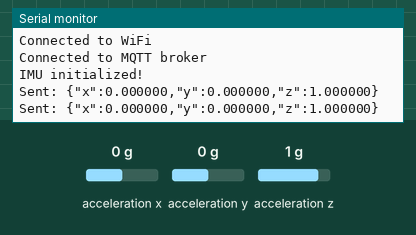
This sketch was run on a simulated Arduino Nano RP2040 Connect. Parts: the last lines printed to the serial monitor. The test bench sets the inputs (shaded band); at power-on: acceleration x 0 g, acceleration y 0 g, acceleration z 1 g. WiFi joins after 1.5 s; servers stay silent unless stated; no MQTT or app messages arrive unless stated.

Above: at 2.7 s.
2.8 s: acceleration x set to -1.4 g
At 4.1 s:
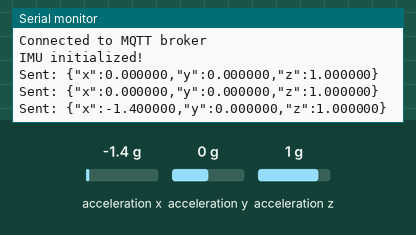
4.3 s: acceleration y set to -1.4 g
At 5.4 s:
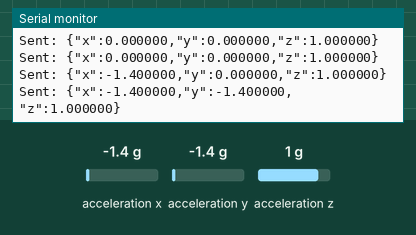
5.8 s: acceleration z set to -1.4 g
At 7.2 s:
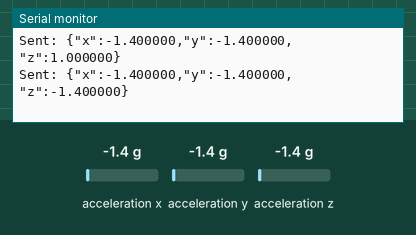

Measured:
- after the input at 2.8 s, the serial monitor: prints a new line after 0.76 s (image 1)
- after the input at 4.3 s, the serial monitor: prints a new line after 0.26 s (image 2)
- after the input at 5.8 s, the serial monitor: prints a new line after 0.76 s (image 3)

The sketch:

rp2040-connect-to-rapa-mqtt.ino
```cpp
// 본 프로그램은 arduino nano rp2040 connect에 부착된 가속도 센서값을 원격의 라파에 mqtt 통신을 사용하여 topic을 전송하는 프로그램
#include <WiFiNINA.h>
#include <ArduinoMqttClient.h>
#include <Arduino_LSM6DSOX.h>

// WiFi 설정
const char* ssid = " ";
const char* password = " ";

// MQTT 설정
const char* broker = "192.168.0.47";
int port = 1883;
const char* topic = "sensor/data";

WiFiClient wifiClient;
MqttClient mqttclient(wifiClient);  // MqttClient class로부터 mqttClient() 객체를 생성

void setup() {
  Serial.begin(9600);
  while (!Serial);

  // WiFi 연결
  Serial.print("Connecting to WiFi");
  while (WiFi.begin(ssid, password) != WL_CONNECTED) {
    delay(1000);
    Serial.print(".");
  }
  Serial.println("\nConnected to WiFi");

  // MQTT 연결
  mqttclient.connect(broker, port);
  // while (!mqttclient.connect("arduinoNanoRP2040")) {
  //   Serial.print(".");
  //   delay(1000);
  // }
  Serial.println("\nConnected to MQTT broker");

  // IMU 초기화
  if (!IMU.begin()) {
    Serial.println("Failed to initialize IMU!");
    while (1);
  }
  Serial.println("IMU initialized!");
}

void loop() {
  float x, y, z;

  // IMU에서 가속도 값 읽기
  if (IMU.accelerationAvailable()) {
    IMU.readAcceleration(x, y, z);

    // JSON 형식으로 데이터 생성
    String json = "{";
    json += "\"x\":" + String(x, 6) + ",";
    json += "\"y\":" + String(y, 6) + ",";
    json += "\"z\":" + String(z, 6);
    json += "}";

    // MQTT 메시지 전송
    mqttclient.beginMessage(topic);
    mqttclient.print(json);
    mqttclient.endMessage();

    Serial.println("Sent: " + json);

    delay(1000); // 데이터 전송 주기 조절
  }
}
```
